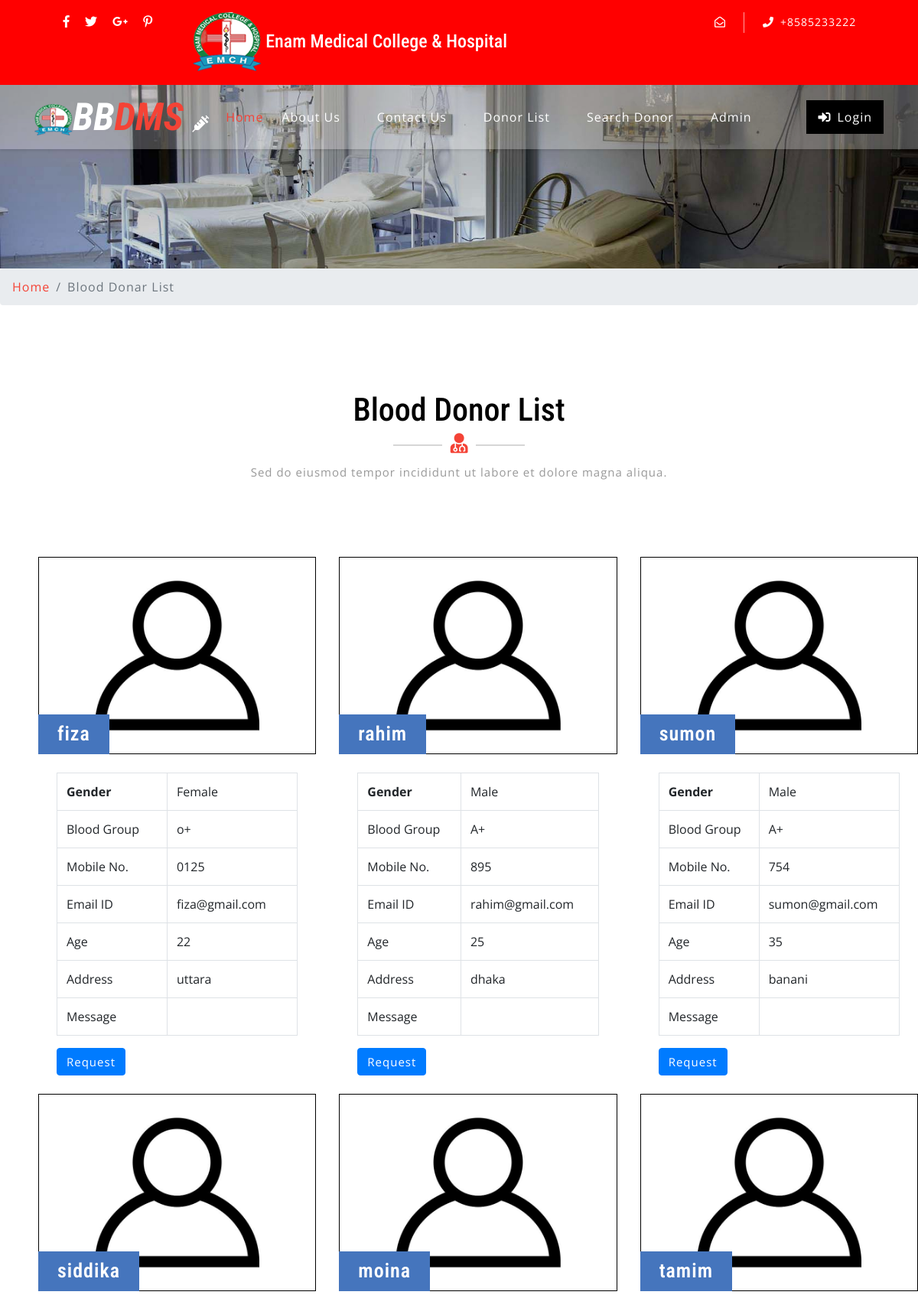
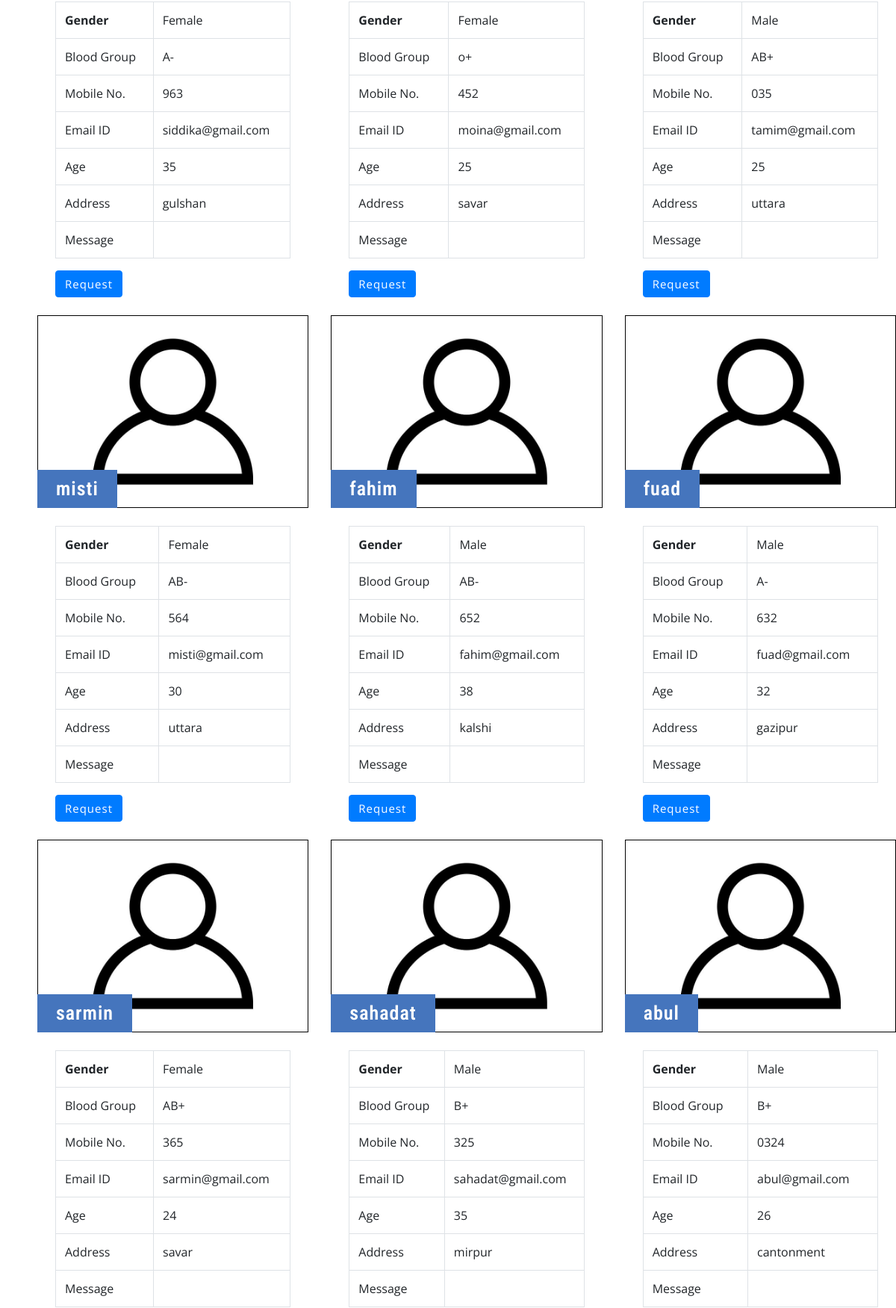
Page /donor-list.php (upper part) on the committed database (2 pictures, top to bottom).
### tables this page shows
CREATE TABLE `tblcontactusinfo` (
  `id` int(11) NOT NULL,
  `Address` tinytext DEFAULT NULL,
  `EmailId` varchar(255) DEFAULT NULL,
  `ContactNo` char(11) DEFAULT NULL
);

CREATE TABLE `tblblooddonars` (
  `id` int(11) NOT NULL,
  `FullName` varchar(100) DEFAULT NULL,
  `MobileNumber` char(11) DEFAULT NULL,
  `EmailId` varchar(100) DEFAULT NULL,
  `Gender` varchar(20) DEFAULT NULL,
  `Age` int(11) DEFAULT NULL,
  `BloodGroup` varchar(20) DEFAULT NULL,
  `Address` varchar(255) DEFAULT NULL,
  `Message` mediumtext DEFAULT NULL,
  `PostingDate` timestamp NOT NULL DEFAULT current_timestamp(),
  `status` int(1) DEFAULT NULL,
  `Password` varchar(250) DEFAULT NULL
);

### donor-list.php (the view, shortened to what this page needs)
<?php
include('includes/config.php');
?>
<!DOCTYPE html>
<html lang="zxx">
<head>
	<link rel="stylesheet" href="css/bootstrap.css">
	<link rel="stylesheet" href="css/style.css" type="text/css" media="all" />
	<link rel="stylesheet" href="css/fontawesome-all.css">
</head>
<body>
	<?php include('includes/header.php');?>
	<div class="inner-banner-w3ls">
	</div>
	<div class="breadcrumb-agile">
		<div aria-label="breadcrumb">
			<ol class="breadcrumb">
				<li class="breadcrumb-item">
					<a href="index.php">Home</a>
				</li>
				<li class="breadcrumb-item active" aria-current="page">Blood Donar List</li>
			</ol>
		</div>
	</div>
	<div class="agileits-contact py-5">
		<div class="py-xl-5 py-lg-3">
			<div class="w3ls-titles text-center mb-5">
				<h3 class="title">Blood Donor List</h3>
				<span>
					<i class="fas fa-user-md"></i>
				</span>
				<p class="mt-2">Sed do eiusmod tempor incididunt ut labore et dolore magna aliqua.</p>
			</div>
			<div class="d-flex">
				<div class="row package-grids mt-5" style="padding-left: 50px;">
				<?php
$status=1;
$sql = "SELECT * from tblblooddonars where status=:status";
$query = $dbh -> prepare($sql);
$query->bindParam(':status',$status,PDO::PARAM_STR);
$query->execute();
$results=$query->fetchAll(PDO::FETCH_OBJ);
if($query->rowCount() > 0)
{
foreach($results as $result)
{ ?>
				<div class="col-md-4 pricing">
					<div class="price-top">
							<img src="images/blood-donor.jpg" alt="Blood Donot" style="border:1px #000 solid" class="img-fluid" />
						<h3><?php echo htmlentities($result->FullName);?>
						</h3>
					</div>
					<div class="price-bottom p-4">
<table class="table table-bordered">
    <tbody>
      <tr>
        <th>Gender</th>
        <td><?php echo htmlentities($result->Gender);?></td>
      </tr>
      <tr>
        <td>Blood Group</td>
        <td><?php echo htmlentities($result->BloodGroup);?></td>
      </tr>
      <tr>
        <td>Mobile No.</td>
        <td><?php echo htmlentities($result->MobileNumber);?></td>
      </tr>
         <tr>
        <td>Email ID</td>
        <td><?php echo htmlentities($result->EmailId);?></td>
      </tr>
               <tr>
        <td>Age</td>
        <td><?php echo htmlentities($result->Age);?></td>
      </tr>
        <tr>
        <td>Address</td>
        <td><?php echo htmlentities($result->Address);?></td>
      </tr>
<tr>
        <td>Message</td>
        <td><?php echo htmlentities($result->Message);?></td>
      </tr>
    </tbody>
</table>
<a class="btn btn-primary" style="color:#fff"  href="contact-blood.php?cid=<?php echo $result->id;?>">Request</a>
					</div>
				</div><br>
			<?php }} ?>
			</div>
			</div>
		</div>
	</div>
</body>
</html>

### includes/header.php (shortened to what this page needs)
    <header>
        <div class="top-bar py-3">
            <div class="container">
                <div class="row">
                    <div class="col-lg-7 top-social-agile">
                        <div class="row">
                            <ul class="col-lg-4 col-6 top-right-info text-center">
                                <li>
                                    <a href="#">
                                        <i class="fab fa-facebook-f"></i>
                                    </a>
                                </li>
                                <li class="mx-3">
                                    <a href="#">
                                        <i class="fab fa-twitter"></i>
                                    </a>
                                </li>
                                <li>
                                    <a href="#">
                                        <i class="fab fa-google-plus-g"></i>
                                    </a>
                                </li>
                                <li class="ml-3">
                                    <a href="#">
                                        <i class="fab fa-pinterest-p"></i>
                                    </a>
                                </li>
                            </ul><?php
$sql = "SELECT * from tblcontactusinfo";
$query = $dbh -> prepare($sql);
$query->execute();
$results=$query->fetchAll(PDO::FETCH_OBJ);
if($query->rowCount() > 0)
{
foreach($results as $result)
{ ?>
                            <div class="enamdiv">
                                <h4 class="enam"><img src="images/enam_remove.png" alt=""> Enam Medical College & Hospital</h4>
                            </div>
                        </div>
                    </div>
                    <div class="col-lg-5 top-social-agile text-lg-right text-center">
                        <div class="row">
                            <div class="col-lg-7 col-6 top-w3layouts">
                                <p class="text-white">
                                    <i class="far fa-envelope-open mr-2" ></i>
                                </p>
                            </div>
                            <div class="col-lg-5 col-6 header-w3layouts pl-4 text-lg-left">
                                <p class="text-white">
                                    <i class="fas fa-phone mr-2"></i>+<?php  echo $result->ContactNo; ?></p>
                            </div>
                        </div><?php } } ?>
                    </div>
                </div>
            </div>
        </div>
    </header>
    <div id="home">
        <div class="main-top py-1">
            <nav class="navbar navbar-expand-lg navbar-light fixed-navi">
                <div class="container">
                    <h1>
                        <a class="navbar-brand font-weight-bold font-italic" href="index.php">
                        <img src="images/enam2.png" alt=""><span>BB</span>DMS
                            <i class="fas fa-syringe"></i>
                        </a>
                    </h1>
                    <div class="collapse navbar-collapse text-center" id="navbarSupportedContent">
                        <ul class="navbar-nav ml-lg-auto">
                            <li class="nav-item active mt-lg-0 mt-3">
                                <a class="nav-link" href="index.php">Home
                                </a>
                            </li>
                            <li class="nav-item mx-lg-4 my-lg-0 my-3">
                                <a class="nav-link" href="about.php">About Us</a>
                            </li>
                            <li class="nav-item mx-lg-4 my-lg-0 my-3">
                                <a class="nav-link" href="contact.php">Contact Us</a>
                            </li>
                            <li class="nav-item mx-lg-4 my-lg-0 my-3">
                                <a class="nav-link" href="donor-list.php">Donor List</a>
                            </li>
                            <li class="nav-item mx-lg-4 my-lg-0 my-3">
                                <a class="nav-link" href="search-donor.php">Search Donor</a>
                            </li>
                            <?php if (strlen($_SESSION['bbdmsdid']==0)) {?>
                            <li class="nav-item mx-lg-4 my-lg-0 my-3">
                                <a class="nav-link" href="admin/index.php">Admin</a>
                            </li>
                        </ul>
                        <a href="login.php" class="login-button ml-lg-5 mt-lg-0 mt-4 mb-lg-0 mb-3" >
                            <i class="fas fa-sign-in-alt mr-2"></i>Login</a><?php } ?>
                    </div>
                </div>
            </nav>
        </div>
    </div>

### css/style.css (style rules this page uses)
body { padding: 0; margin: 0; background: #FFF; font-family: 'Open Sans', sans-serif; }
body a { transition: 0.5s all; -webkit-transition: 0.5s all; -moz-transition: 0.5s all; -o-transition: 0.5s all; -ms-transition: 0.5s all; text-decoration: none; }
h1, h2, h3, h4, h5, h6 { margin: 0; padding: 0; font-family: 'Roboto Condensed', sans-serif; }
p { margin: 0; padding: 0; font-family: 'Open Sans', sans-serif; font-size: 15px; letter-spacing: 1px; line-height: 1.9; color: #999; }
ul, ol { margin: 0; padding: 0; }
.top-bar { background: red; }
.top-right-info li i { color: #fff; transition: 0.5s all; -webkit-transition: 0.5s all; -moz-transition: 0.5s all; -o-transition: 0.5s all; -ms-transition: 0.5s all; }
.top-right-info li { display: inline-block; }
.header-top_w3layouts p, .header-w3layouts p, .top-w3layouts p { font-size: 14px; }
.header-top_w3layouts, .header-w3layouts { border-left: 1px solid rgba(255, 255, 255, 0.63); }
div#home { position: relative; }
.main-top { position: absolute; z-index: 999; width: 100%; background: rgba(255, 255, 255, 0.26); box-shadow: 0 2px 3px 0 rgba(0, 0, 0, 0.1); -webkit-transition: background-color .1s ease-in-out; -moz-transition: background-color .1s ease-in-out; -ms-transition: background-color .1s ease-in-out; -o-transition: background-color .1s ease-in-out; transition: background-color .1s ease-in-out; }
.navbar-light .navbar-nav .nav-link { padding: 0; color: #fff; background: transparent; font-size: 16px; letter-spacing: 1px; }
.navbar-light .navbar-nav .show>.nav-link, .navbar-light .navbar-nav .active>.nav-link, .navbar-light .navbar-nav .nav-link.show, .navbar-light .navbar-nav .nav-link.active, .navbar-light .navbar-nav .nav-link:hover, .navbar-light .navbar-nav .nav-link:focus { color: #f44336; }
nav.fixed-navi ul { list-style: none; margin: 0; padding: 0; }
nav.fixed-navi ul li { float: left; }
a.navbar-brand { color: #f44336; font-size: 50px; padding: 0; }
.navbar-light .navbar-brand, .navbar-light .navbar-brand:hover, .navbar-light .navbar-brand:focus, .w3l-footer h2 a span { color: #f44336; }
a.navbar-brand span { color: #fff; }
a.navbar-brand i, .w3l-footer h2 a i { color: #fff; font-size: 22px; }
a.login-button { color: #fff; letter-spacing: 1px; font-size: 16px; padding: 10px 15px; background: #000; display: inline-block; }
h3.title { color: #000; font-size: 42px; }
.w3ls-titles span { position: relative; }
.w3ls-titles span:before { content: " "; background: #d6d6d6; width: 64px; height: 2px; position: absolute; top: 9px; left: -75px; }
.w3ls-titles span:after { content: " "; background: #d6d6d6; width: 64px; height: 2px; position: absolute; top: 9px; right: -75px; }
.w3ls-titles i { color: #f44336; font-size: 26px; margin-top: 5px; }
.pricing { -webkit-transition: all 0.5s; -moz-transition: all 0.5s; -o-transition: all 0.5s; -ms-transition: all 0.5s; transition: all 0.5s; }
.price-top { position: relative; }
.price-top h3 { font-size: 26px; color: #fff; position: absolute; background: #4575bd; padding: 10px 25px; bottom: 0; letter-spacing: 1px; text-align: center; font-weight: 600; }
.price-bottom { background: #fff; }
.price-bottom a { color: #999; letter-spacing: 1px; font-size: 15px; }
.inner-banner-w3ls { background: url(../images/banner3.jpg) no-repeat center; background-size: cover; -webkit-background-size: cover; -moz-background-size: cover; -o-background-size: cover; -moz-background-size: cover; height: 20vw; }
.breadcrumb li a { color: #f44336; }
.breadcrumb li { letter-spacing: 1px; color: #000; }

### includes/header.php (style rules this page uses)
.enamdiv { display: flex; }
h4 { color: white; }

### rows in the picture
tblcontactusinfo: ContactNo "8585233222"
tblblooddonars: FullName "fiza", Gender "Female", BloodGroup "o+", MobileNumber "0125", EmailId "fiza@gmail.com", Age "22", Address "uttara"
tblblooddonars: FullName "rahim", Gender "Male", BloodGroup "A+", MobileNumber "895", EmailId "rahim@gmail.com", Age "25", Address "dhaka"
tblblooddonars: FullName "sumon", Gender "Male", BloodGroup "A+", MobileNumber "754", EmailId "sumon@gmail.com", Age "35", Address "banani"
tblblooddonars: FullName "siddika", Gender "Female", BloodGroup "A-", MobileNumber "963", EmailId "siddika@gmail.com", Age "35", Address "gulshan"
tblblooddonars: FullName "moina", Gender "Female", BloodGroup "o+", MobileNumber "452", EmailId "moina@gmail.com", Age "25", Address "savar"
tblblooddonars: FullName "tamim", Gender "Male", BloodGroup "AB+", MobileNumber "035", EmailId "tamim@gmail.com", Age "25", Address "uttara"
tblblooddonars: FullName "misti", Gender "Female", BloodGroup "AB-", MobileNumber "564", EmailId "misti@gmail.com", Age "30", Address "uttara"
tblblooddonars: FullName "fahim", Gender "Male", BloodGroup "AB-", MobileNumber "652", EmailId "fahim@gmail.com", Age "38", Address "kalshi"
tblblooddonars: FullName "fuad", Gender "Male", BloodGroup "A-", MobileNumber "632", EmailId "fuad@gmail.com", Age "32", Address "gazipur"
tblblooddonars: FullName "sarmin", Gender "Female", BloodGroup "AB+", MobileNumber "365", EmailId "sarmin@gmail.com", Age "24", Address "savar"
tblblooddonars: FullName "sahadat", Gender "Male", BloodGroup "B+", MobileNumber "325", EmailId "sahadat@gmail.com", Age "35", Address "mirpur"
tblblooddonars: FullName "abul", Gender "Male", BloodGroup "B+", MobileNumber "0324", EmailId "abul@gmail.com", Age "26", Address "cantonment"
